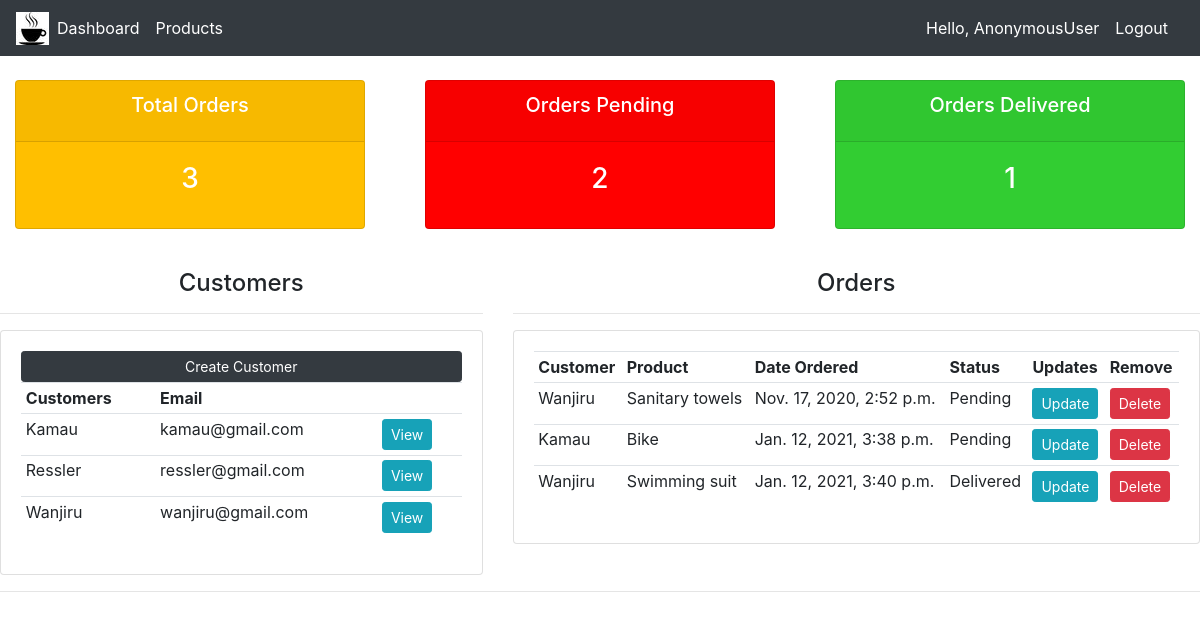
The app's page /, older data.
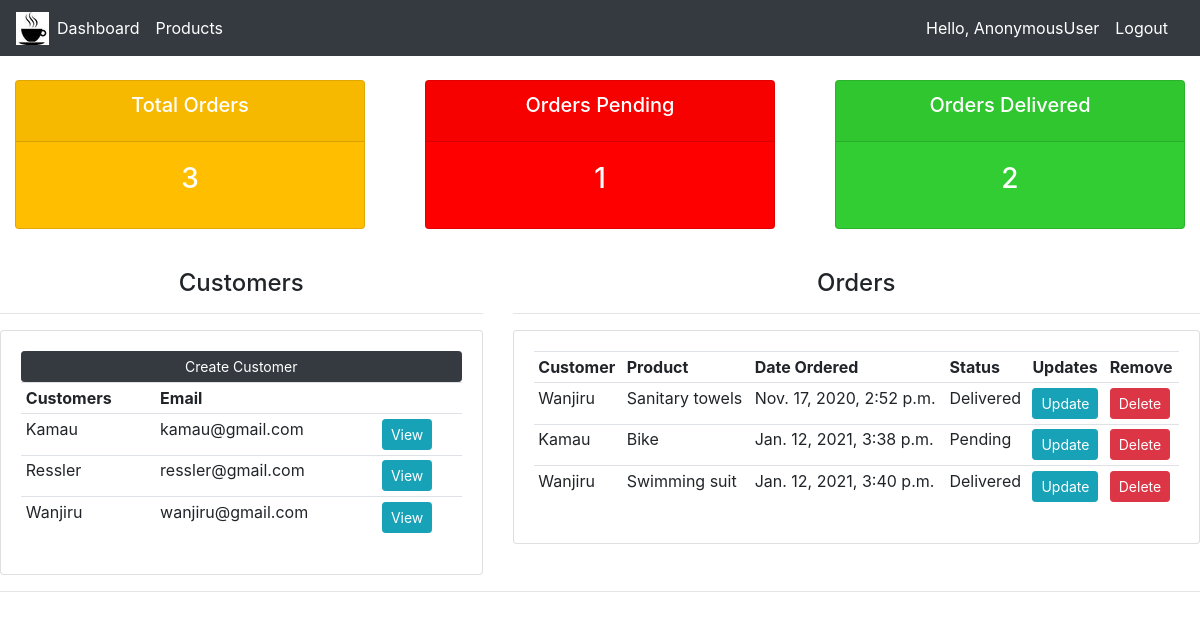
The same page, newer data.
### customer_app/models.py (models this page shows, shortened)
class Order(models.Model):
    STATUS = (
        ('Pending', 'Pending'),
        ('Out for delivery', 'Out for delivery'),
        ('Delivered', 'Delivered'),
    )
    customer = models.ForeignKey(Customer, default=None, on_delete=models.CASCADE) # cascade deletes the whole order when a customer is deleted
    product = models.ForeignKey(Product, null=True, on_delete=models.SET_NULL) # set_null does not delete the whole order if a product is deleted
    date_created = models.DateTimeField(default=timezone.now)
    status = models.CharField(max_length=200, choices=STATUS)

class Customer(models.Model):
    name = models.CharField(max_length=200)
    email = models.EmailField(max_length=50)
    phone = models.CharField(max_length=15)
    date_created = models.DateTimeField(default=timezone.now)
    def __str__(self):
        return self.name

class Product(models.Model):
    CATEGORY = (
        ('Indoor', 'Indoor'),
        ('Out Door', 'Out Door'),
    )
    name = models.CharField(max_length=200)
    price = models.FloatField()
    category = models.CharField(max_length=200, choices=CATEGORY)
    description = models.CharField(max_length=200)
    tag = models.ManyToManyField(Tag)
    date_created = models.DateTimeField(default=timezone.now)
    def __str__(self):
        return self.name

### customer_app/views.py (the view)
# urls.py: path('', views.home, name='home'),
def home(request):
    context = {
        'customers': Customer.objects.all(),
        'orders': Order.objects.all(),
        'total_orders': Order.objects.count(),
        'total_customers': Customer.objects.count(),
        'delivered': Order.objects.filter(status='Delivered').count(),
        'pending': Order.objects.filter(status='Pending').count()
    }
    return render(request, 'customer_app/dashboard.html', context)

### templates/customer_app/dashboard.html
{% extends 'base.html' %}
{% block content %}
{% include 'customer_app/status.html' %}
<br>
<div class="row">
    <div class="col col-md-5">
        <h4 class="text-center">Customers</h4>
        <hr>
        <div class="card card-body">
            <a class="btn btn-dark btn-sm btn-block" href="#">Create Customer</a>
            <table class="table table-sm">
                <tr>
                    <th>Customers</th>
                    <th>Email</th>
                    <th></th>
                </tr>
                {% for customer in customers %}
                <tr>
                    <td>{{ customer.name }}</td>
                    <td>{{ customer.email }}</td>
                    <td><a class="btn btn-sm btn-info" href="{% url 'customers' customer.id %}">View</a></td>
                </tr>
                {% endfor %}
            </table>
        </div>
    </div>
    <div class="col col-md-7">
        <h4 class="text-center">Orders</h4>
        <hr>
        <div class="card card-body">
            <table class="table table-sm">
                <tr>
                    <th>Customer</th>
                    <th>Product</th>
                    <th>Date Ordered</th>
                    <th>Status</th>
                    <th>Updates</th>
                    <th>Remove</th>
                </tr>
                {% for order in orders %}
                <tr>
                    <td>{{ order.customer }}</td>
                    <td>{{ order.product }}</td>
                    <td>{{ order.date_created }}</td>
                    <td>{{ order.status }}</td>
                    <td><a class="btn btn-sm btn-info" href="{% url 'update_order' order.id %}">Update</a></td>
                    <td><a class="btn btn-sm btn-danger" href="{% url 'delete_order' order.id %}">Delete</a></td>
                </tr>
                {% endfor %}
            </table>
        </div>
    </div>
</div>
{% endblock content %}

Row changes from the older to the newer data that the page shows:
changed Order "Nov. 17, 2020, 2:52 p.m.": status "Pending" → "Delivered"
Text that changed along with them:
{{ pending }}: "2" → "1"
{{ delivered }}: "1" → "2"
